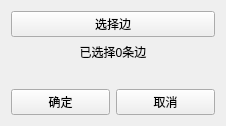
<?xml version="1.0" encoding="UTF-8"?>
<ui version="4.0">
 <class>NctiFillLoop</class>
 <widget class="QWidget" name="NctiFillLoop">
  <property name="geometry">
   <rect>
    <x>0</x>
    <y>0</y>
    <width>226</width>
    <height>126</height>
   </rect>
  </property>
  <property name="windowTitle">
   <string>Form</string>
  </property>
  <layout class="QVBoxLayout" name="verticalLayout">
   <item>
    <layout class="QVBoxLayout" name="verticalLayout_2">
     <item>
      <widget class="QPushButton" name="pick_obj_bnt">
       <property name="text">
        <string>选择边</string>
       </property>
      </widget>
     </item>
     <item>
      <widget class="QLabel" name="pick_obj_lab">
       <property name="layoutDirection">
        <enum>Qt::LeftToRight</enum>
       </property>
       <property name="text">
        <string>已选择0条边</string>
       </property>
       <property name="alignment">
        <set>Qt::AlignCenter</set>
       </property>
      </widget>
     </item>
    </layout>
   </item>
   <item>
    <spacer name="verticalSpacer">
     <property name="orientation">
      <enum>Qt::Vertical</enum>
     </property>
     <property name="sizeHint" stdset="0">
      <size>
       <width>20</width>
       <height>40</height>
      </size>
     </property>
    </spacer>
   </item>
   <item>
    <layout class="QHBoxLayout" name="horizontalLayout_4">
     <item>
      <widget class="QPushButton" name="pushButton_ok">
       <property name="text">
        <string>确定</string>
       </property>
      </widget>
     </item>
     <item>
      <widget class="QPushButton" name="pushButton_cancel">
       <property name="text">
        <string>取消</string>
       </property>
      </widget>
     </item>
    </layout>
   </item>
  </layout>
 </widget>
 <resources/>
 <connections/>
</ui>
